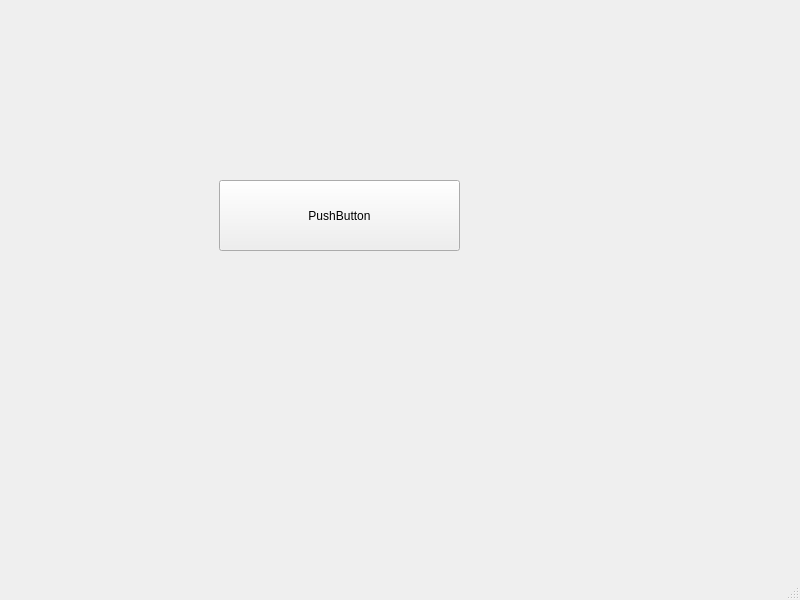
<?xml version="1.0" encoding="UTF-8"?>
<ui version="4.0">
 <class>MainWindow</class>
 <widget class="QMainWindow" name="MainWindow">
  <property name="geometry">
   <rect>
    <x>0</x>
    <y>0</y>
    <width>800</width>
    <height>600</height>
   </rect>
  </property>
  <property name="windowTitle">
   <string>MainWindow</string>
  </property>
  <widget class="QWidget" name="centralwidget">
   <widget class="QPushButton" name="pushButton">
    <property name="geometry">
     <rect>
      <x>219</x>
      <y>180</y>
      <width>241</width>
      <height>71</height>
     </rect>
    </property>
    <property name="text">
     <string>PushButton</string>
    </property>
   </widget>
  </widget>
  <widget class="QMenuBar" name="menubar">
   <property name="geometry">
    <rect>
     <x>0</x>
     <y>0</y>
     <width>800</width>
     <height>20</height>
    </rect>
   </property>
  </widget>
  <widget class="QStatusBar" name="statusbar"/>
 </widget>
 <resources/>
 <connections/>
</ui>
